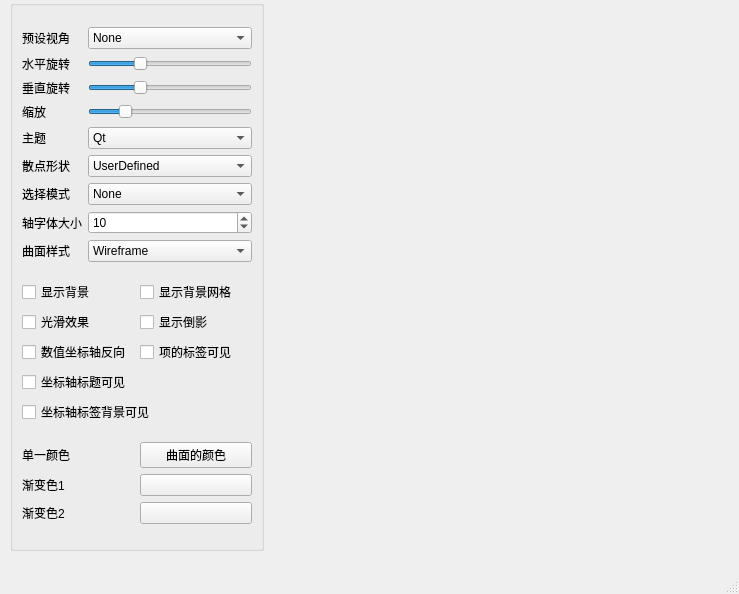
<?xml version="1.0" encoding="UTF-8"?>
<ui version="4.0">
 <class>MainWindow</class>
 <widget class="QMainWindow" name="MainWindow">
  <property name="geometry">
   <rect>
    <x>0</x>
    <y>0</y>
    <width>739</width>
    <height>594</height>
   </rect>
  </property>
  <property name="windowTitle">
   <string>MainWindow</string>
  </property>
  <widget class="QWidget" name="centralwidget">
   <widget class="QGroupBox" name="groupBox">
    <property name="geometry">
     <rect>
      <x>10</x>
      <y>0</y>
      <width>254</width>
      <height>551</height>
     </rect>
    </property>
    <property name="title">
     <string/>
    </property>
    <layout class="QVBoxLayout" name="verticalLayout">
     <item>
      <layout class="QGridLayout" name="gridLayout">
       <item row="5" column="0">
        <widget class="QLabel" name="barLabel">
         <property name="text">
          <string>散点形状</string>
         </property>
        </widget>
       </item>
       <item row="7" column="1">
        <widget class="QSpinBox" name="fontSpinBox">
         <property name="value">
          <number>10</number>
         </property>
        </widget>
       </item>
       <item row="3" column="0">
        <widget class="QLabel" name="scaleLabel">
         <property name="text">
          <string>缩放</string>
         </property>
        </widget>
       </item>
       <item row="2" column="0">
        <widget class="QLabel" name="vSpinLabel">
         <property name="text">
          <string>垂直旋转</string>
         </property>
        </widget>
       </item>
       <item row="2" column="1">
        <widget class="QSlider" name="vSpinSlider">
         <property name="sliderPosition">
          <number>30</number>
         </property>
         <property name="orientation">
          <enum>Qt::Orientation::Horizontal</enum>
         </property>
        </widget>
       </item>
       <item row="0" column="0">
        <widget class="QLabel" name="sightLabel">
         <property name="text">
          <string>预设视角</string>
         </property>
        </widget>
       </item>
       <item row="7" column="0">
        <widget class="QLabel" name="fontLabel">
         <property name="text">
          <string>轴字体大小</string>
         </property>
        </widget>
       </item>
       <item row="6" column="0">
        <widget class="QLabel" name="selectLabel">
         <property name="text">
          <string>选择模式</string>
         </property>
        </widget>
       </item>
       <item row="4" column="0">
        <widget class="QLabel" name="themeLabel">
         <property name="text">
          <string>主题</string>
         </property>
        </widget>
       </item>
       <item row="6" column="1">
        <widget class="QComboBox" name="selectComboBox">
         <item>
          <property name="text">
           <string>None</string>
          </property>
         </item>
         <item>
          <property name="text">
           <string>Item</string>
          </property>
         </item>
         <item>
          <property name="text">
           <string>Row</string>
          </property>
         </item>
         <item>
          <property name="text">
           <string>ItemAndRow</string>
          </property>
         </item>
         <item>
          <property name="text">
           <string>Column</string>
          </property>
         </item>
         <item>
          <property name="text">
           <string>ItemAndColumn</string>
          </property>
         </item>
         <item>
          <property name="text">
           <string>RowAndColumn</string>
          </property>
         </item>
         <item>
          <property name="text">
           <string>ItemRowAndColumn</string>
          </property>
         </item>
         <item>
          <property name="text">
           <string>SelectionSlice</string>
          </property>
         </item>
         <item>
          <property name="text">
           <string>SelectionMultiSeries</string>
          </property>
         </item>
        </widget>
       </item>
       <item row="3" column="1">
        <widget class="QSlider" name="scaleSlider">
         <property name="maximum">
          <number>500</number>
         </property>
         <property name="sliderPosition">
          <number>99</number>
         </property>
         <property name="orientation">
          <enum>Qt::Orientation::Horizontal</enum>
         </property>
        </widget>
       </item>
       <item row="0" column="1">
        <widget class="QComboBox" name="sightComboBox">
         <item>
          <property name="text">
           <string>None</string>
          </property>
         </item>
         <item>
          <property name="text">
           <string>FrontLow</string>
          </property>
         </item>
         <item>
          <property name="text">
           <string>Front</string>
          </property>
         </item>
         <item>
          <property name="text">
           <string>FrontHigh</string>
          </property>
         </item>
         <item>
          <property name="text">
           <string>LeftLow</string>
          </property>
         </item>
         <item>
          <property name="text">
           <string>Left</string>
          </property>
         </item>
         <item>
          <property name="text">
           <string>LeftHigh</string>
          </property>
         </item>
         <item>
          <property name="text">
           <string>RightLow</string>
          </property>
         </item>
         <item>
          <property name="text">
           <string>Right</string>
          </property>
         </item>
         <item>
          <property name="text">
           <string>RightHigh</string>
          </property>
         </item>
         <item>
          <property name="text">
           <string>BehindLow</string>
          </property>
         </item>
         <item>
          <property name="text">
           <string>Behind</string>
          </property>
         </item>
         <item>
          <property name="text">
           <string>BehindHigh</string>
          </property>
         </item>
         <item>
          <property name="text">
           <string>IsometricLeft</string>
          </property>
         </item>
         <item>
          <property name="text">
           <string>IsometricLeftHigh</string>
          </property>
         </item>
         <item>
          <property name="text">
           <string>IsometricRight</string>
          </property>
         </item>
         <item>
          <property name="text">
           <string>IsometricRightHigh</string>
          </property>
         </item>
         <item>
          <property name="text">
           <string>DirectlyAbove</string>
          </property>
         </item>
         <item>
          <property name="text">
           <string>DirectlyAboveCW45</string>
          </property>
         </item>
         <item>
          <property name="text">
           <string>DirectlyAboveCCW45</string>
          </property>
         </item>
         <item>
          <property name="text">
           <string>FrontBelow</string>
          </property>
         </item>
         <item>
          <property name="text">
           <string>LeftBelow</string>
          </property>
         </item>
         <item>
          <property name="text">
           <string>RightBelow</string>
          </property>
         </item>
         <item>
          <property name="text">
           <string>BehindBelow</string>
          </property>
         </item>
         <item>
          <property name="text">
           <string>DirectlyBelow</string>
          </property>
         </item>
        </widget>
       </item>
       <item row="5" column="1">
        <widget class="QComboBox" name="barComboBox">
         <item>
          <property name="text">
           <string>UserDefined</string>
          </property>
         </item>
         <item>
          <property name="text">
           <string>Bar</string>
          </property>
         </item>
         <item>
          <property name="text">
           <string>Cube</string>
          </property>
         </item>
         <item>
          <property name="text">
           <string>Pyramid</string>
          </property>
         </item>
         <item>
          <property name="text">
           <string>Cone</string>
          </property>
         </item>
         <item>
          <property name="text">
           <string>Cylinder</string>
          </property>
         </item>
         <item>
          <property name="text">
           <string>BevelBar</string>
          </property>
         </item>
         <item>
          <property name="text">
           <string>BevelCube</string>
          </property>
         </item>
         <item>
          <property name="text">
           <string>Sphere</string>
          </property>
         </item>
         <item>
          <property name="text">
           <string>Minimal</string>
          </property>
         </item>
         <item>
          <property name="text">
           <string>Arrow</string>
          </property>
         </item>
         <item>
          <property name="text">
           <string>Point</string>
          </property>
         </item>
        </widget>
       </item>
       <item row="1" column="1">
        <widget class="QSlider" name="hSpinSlider">
         <property name="sliderPosition">
          <number>30</number>
         </property>
         <property name="orientation">
          <enum>Qt::Orientation::Horizontal</enum>
         </property>
         <property name="tickPosition">
          <enum>QSlider::TickPosition::NoTicks</enum>
         </property>
        </widget>
       </item>
       <item row="4" column="1">
        <widget class="QComboBox" name="themeComboBox">
         <item>
          <property name="text">
           <string>Qt</string>
          </property>
         </item>
         <item>
          <property name="text">
           <string>PrimaryColors</string>
          </property>
         </item>
         <item>
          <property name="text">
           <string>Digia</string>
          </property>
         </item>
         <item>
          <property name="text">
           <string>StoneMoss</string>
          </property>
         </item>
         <item>
          <property name="text">
           <string>ArmyBlue</string>
          </property>
         </item>
         <item>
          <property name="text">
           <string>Retro</string>
          </property>
         </item>
         <item>
          <property name="text">
           <string>Ebony</string>
          </property>
         </item>
         <item>
          <property name="text">
           <string>Isabelle</string>
          </property>
         </item>
         <item>
          <property name="text">
           <string>UserDefined</string>
          </property>
         </item>
        </widget>
       </item>
       <item row="1" column="0">
        <widget class="QLabel" name="hSpinLabel">
         <property name="text">
          <string>水平旋转</string>
         </property>
        </widget>
       </item>
       <item row="8" column="0">
        <widget class="QLabel" name="surfaceLabel">
         <property name="text">
          <string>曲面样式</string>
         </property>
        </widget>
       </item>
       <item row="8" column="1">
        <widget class="QComboBox" name="surfaceComboBox">
         <item>
          <property name="text">
           <string>Wireframe</string>
          </property>
         </item>
         <item>
          <property name="text">
           <string>Surface</string>
          </property>
         </item>
         <item>
          <property name="text">
           <string>SurfaceAndWireframe</string>
          </property>
         </item>
        </widget>
       </item>
      </layout>
     </item>
     <item>
      <layout class="QGridLayout" name="gridLayout_3">
       <item row="0" column="0">
        <widget class="QCheckBox" name="backgroundCheckBox">
         <property name="text">
          <string>显示背景</string>
         </property>
        </widget>
       </item>
       <item row="0" column="1">
        <widget class="QCheckBox" name="gridCheckBox">
         <property name="text">
          <string>显示背景网格</string>
         </property>
        </widget>
       </item>
       <item row="1" column="0">
        <widget class="QCheckBox" name="smoothCheckBox">
         <property name="text">
          <string>光滑效果</string>
         </property>
        </widget>
       </item>
       <item row="1" column="1">
        <widget class="QCheckBox" name="invertShadeCheckBox">
         <property name="text">
          <string>显示倒影</string>
         </property>
        </widget>
       </item>
       <item row="2" column="0">
        <widget class="QCheckBox" name="invertValueCheckBox">
         <property name="text">
          <string>数值坐标轴反向</string>
         </property>
        </widget>
       </item>
       <item row="2" column="1">
        <widget class="QCheckBox" name="itemLabelCheckBox">
         <property name="text">
          <string>项的标签可见</string>
         </property>
        </widget>
       </item>
       <item row="3" column="0" colspan="2">
        <widget class="QCheckBox" name="axisTitleCheckBox">
         <property name="text">
          <string>坐标轴标题可见</string>
         </property>
        </widget>
       </item>
       <item row="4" column="0" colspan="2">
        <widget class="QCheckBox" name="axisLabelCheckBox">
         <property name="text">
          <string>坐标轴标签背景可见</string>
         </property>
        </widget>
       </item>
      </layout>
     </item>
     <item>
      <layout class="QGridLayout" name="gridLayout_2">
       <item row="0" column="0">
        <widget class="QLabel" name="colorLabel">
         <property name="text">
          <string>单一颜色</string>
         </property>
        </widget>
       </item>
       <item row="0" column="1">
        <widget class="QPushButton" name="itemBtn">
         <property name="text">
          <string>曲面的颜色</string>
         </property>
        </widget>
       </item>
       <item row="1" column="0">
        <widget class="QLabel" name="colorGradLabel">
         <property name="text">
          <string>渐变色1</string>
         </property>
        </widget>
       </item>
       <item row="1" column="1">
        <widget class="QPushButton" name="itemGradBtn1">
         <property name="text">
          <string/>
         </property>
        </widget>
       </item>
       <item row="2" column="0">
        <widget class="QLabel" name="colorGradLabel2">
         <property name="text">
          <string>渐变色2</string>
         </property>
        </widget>
       </item>
       <item row="2" column="1">
        <widget class="QPushButton" name="itemGradBtn2">
         <property name="text">
          <string/>
         </property>
        </widget>
       </item>
      </layout>
     </item>
    </layout>
   </widget>
  </widget>
  <widget class="QStatusBar" name="statusbar"/>
 </widget>
 <resources/>
 <connections/>
</ui>
